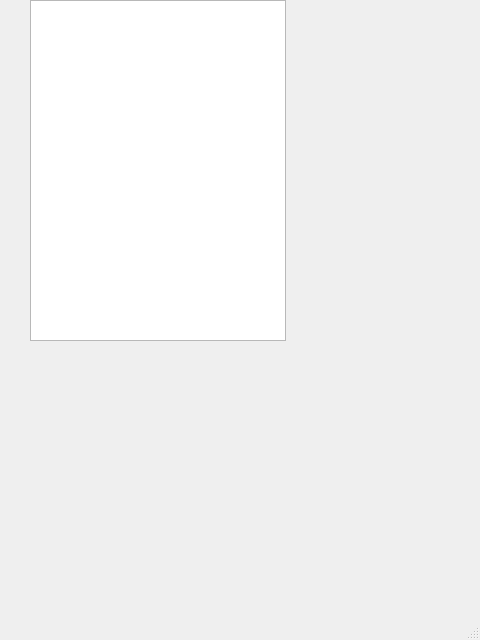
<?xml version="1.0" encoding="UTF-8"?>
<ui version="4.0">
 <class>MainWindow</class>
 <widget class="QMainWindow" name="MainWindow">
  <property name="geometry">
   <rect>
    <x>0</x>
    <y>0</y>
    <width>480</width>
    <height>640</height>
   </rect>
  </property>
  <property name="windowTitle">
   <string>MainWindow</string>
  </property>
  <widget class="QWidget" name="centralwidget">
   <widget class="QWidget" name="formLayoutWidget">
    <property name="geometry">
     <rect>
      <x>30</x>
      <y>0</y>
      <width>461</width>
      <height>341</height>
     </rect>
    </property>
    <layout class="QFormLayout" name="formLayout">
     <item row="0" column="0">
      <widget class="QTextEdit" name="textEdit"/>
     </item>
    </layout>
   </widget>
  </widget>
  <widget class="QMenuBar" name="menubar">
   <property name="geometry">
    <rect>
     <x>0</x>
     <y>0</y>
     <width>480</width>
     <height>21</height>
    </rect>
   </property>
  </widget>
  <widget class="QStatusBar" name="statusbar"/>
 </widget>
 <resources/>
 <connections/>
</ui>
